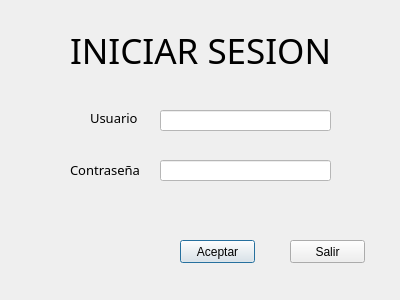
<?xml version="1.0" encoding="UTF-8"?>
<ui version="4.0">
 <class>Iniciar_Sesion</class>
 <widget class="QDialog" name="Iniciar_Sesion">
  <property name="geometry">
   <rect>
    <x>0</x>
    <y>0</y>
    <width>400</width>
    <height>300</height>
   </rect>
  </property>
  <property name="windowTitle">
   <string>Dialog</string>
  </property>
  <property name="styleSheet">
   <string notr="true"/>
  </property>
  <widget class="QLineEdit" name="lineEdit_user">
   <property name="geometry">
    <rect>
     <x>160</x>
     <y>110</y>
     <width>171</width>
     <height>21</height>
    </rect>
   </property>
   <property name="styleSheet">
    <string notr="true">background-color: rgb(255, 255, 255);</string>
   </property>
  </widget>
  <widget class="QLineEdit" name="lineEdit_pass">
   <property name="geometry">
    <rect>
     <x>160</x>
     <y>160</y>
     <width>171</width>
     <height>21</height>
    </rect>
   </property>
   <property name="styleSheet">
    <string notr="true">background-color: rgb(255, 255, 255);</string>
   </property>
   <property name="echoMode">
    <enum>QLineEdit::Password</enum>
   </property>
  </widget>
  <widget class="QLabel" name="Label_usuario">
   <property name="geometry">
    <rect>
     <x>90</x>
     <y>110</y>
     <width>51</width>
     <height>16</height>
    </rect>
   </property>
   <property name="font">
    <font>
     <family>Rockwell</family>
     <pointsize>10</pointsize>
     <weight>50</weight>
     <italic>false</italic>
     <bold>false</bold>
    </font>
   </property>
   <property name="styleSheet">
    <string notr="true"/>
   </property>
   <property name="text">
    <string>Usuario</string>
   </property>
  </widget>
  <widget class="QLabel" name="label_pass">
   <property name="geometry">
    <rect>
     <x>70</x>
     <y>160</y>
     <width>71</width>
     <height>20</height>
    </rect>
   </property>
   <property name="font">
    <font>
     <family>Rockwell</family>
     <pointsize>10</pointsize>
     <weight>50</weight>
     <italic>false</italic>
     <bold>false</bold>
    </font>
   </property>
   <property name="styleSheet">
    <string notr="true"/>
   </property>
   <property name="text">
    <string>Contraseña</string>
   </property>
  </widget>
  <widget class="QPushButton" name="btn_aceptar_inicio">
   <property name="geometry">
    <rect>
     <x>180</x>
     <y>240</y>
     <width>75</width>
     <height>23</height>
    </rect>
   </property>
   <property name="styleSheet">
    <string notr="true"/>
   </property>
   <property name="text">
    <string>Aceptar</string>
   </property>
  </widget>
  <widget class="QPushButton" name="btn_salir_inicio">
   <property name="geometry">
    <rect>
     <x>290</x>
     <y>240</y>
     <width>75</width>
     <height>23</height>
    </rect>
   </property>
   <property name="styleSheet">
    <string notr="true"/>
   </property>
   <property name="text">
    <string>Salir</string>
   </property>
  </widget>
  <widget class="QLabel" name="label">
   <property name="geometry">
    <rect>
     <x>70</x>
     <y>20</y>
     <width>281</width>
     <height>61</height>
    </rect>
   </property>
   <property name="font">
    <font>
     <family>Sitka Text</family>
     <pointsize>26</pointsize>
    </font>
   </property>
   <property name="text">
    <string>INICIAR SESION</string>
   </property>
  </widget>
 </widget>
 <resources/>
 <connections/>
</ui>
